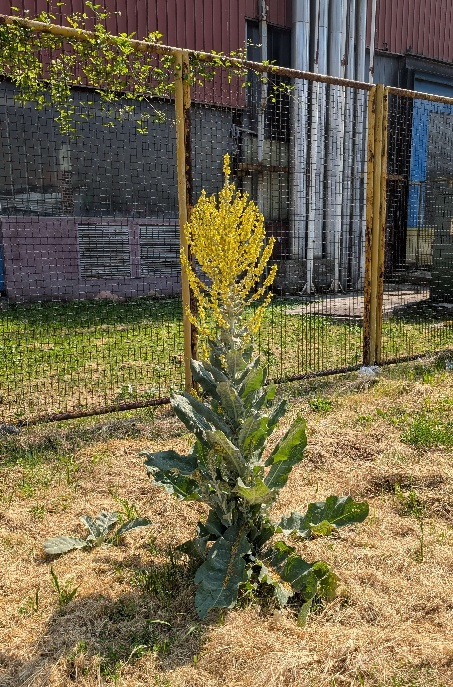
#> input picture DAY 1 - OpenCV/tall_flower.jpg, 453 x 687 px
$ python blurring.py
#> lines starting #> are read from the running program, lines starting #| are printed output that depends on the picture
import os
import cv2

img = cv2.imread('tall_flower.jpg')
#> img is the input picture: shape (687, 453, 3); mean B, G, R 76.6, 105.7, 116.2
if img is None:
    print("Error: Image not found or invalid format!")
    exit()

#normal blur
k_size = 33
img_blur = cv2.blur(img, (k_size, k_size))
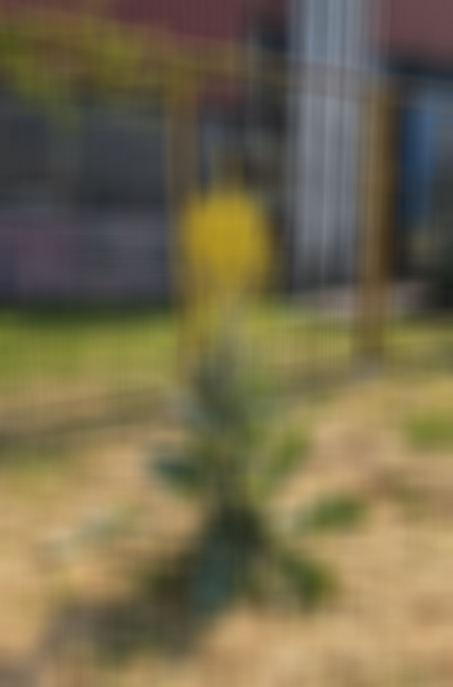
#> img_blur: shape (687, 453, 3); mean B, G, R 76.6, 105.7, 116.2

# gaussian blur
img_gaussian = cv2.GaussianBlur(img, (k_size, k_size), 5) # additional parameter
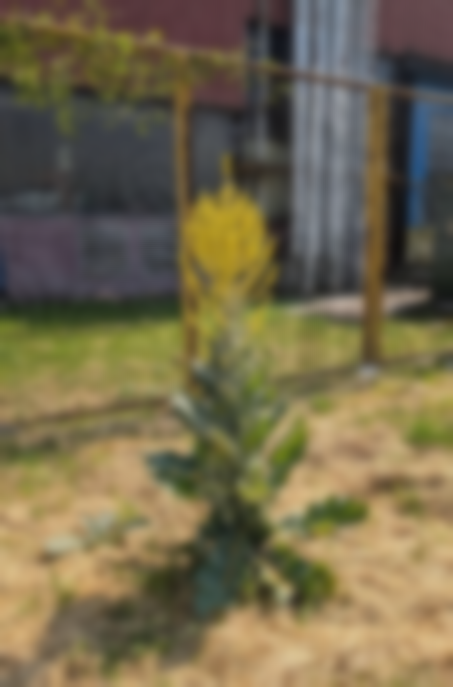
#> img_gaussian: shape (687, 453, 3); mean B, G, R 76.6, 105.7, 116.2

# median blur
img_median = cv2.medianBlur(img, k_size)
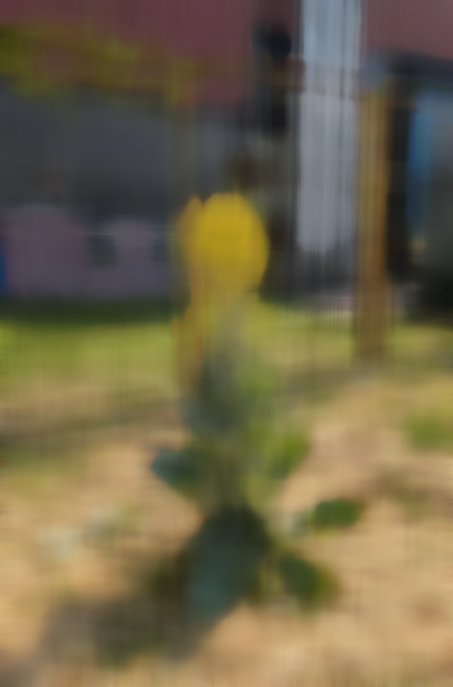
#> img_median: shape (687, 453, 3); mean B, G, R 73.7, 102.8, 113.8

cv2.imshow('image', img)
cv2.imshow('blurred image', img_blur)
cv2.imshow('gaussian blur image', img_gaussian)
cv2.imshow('median blur image', img_median)

cv2.waitKey(0)

$ run again, with DAY 1 - OpenCV/image3.jpg copied over DAY 1 - OpenCV/tall_flower.jpg
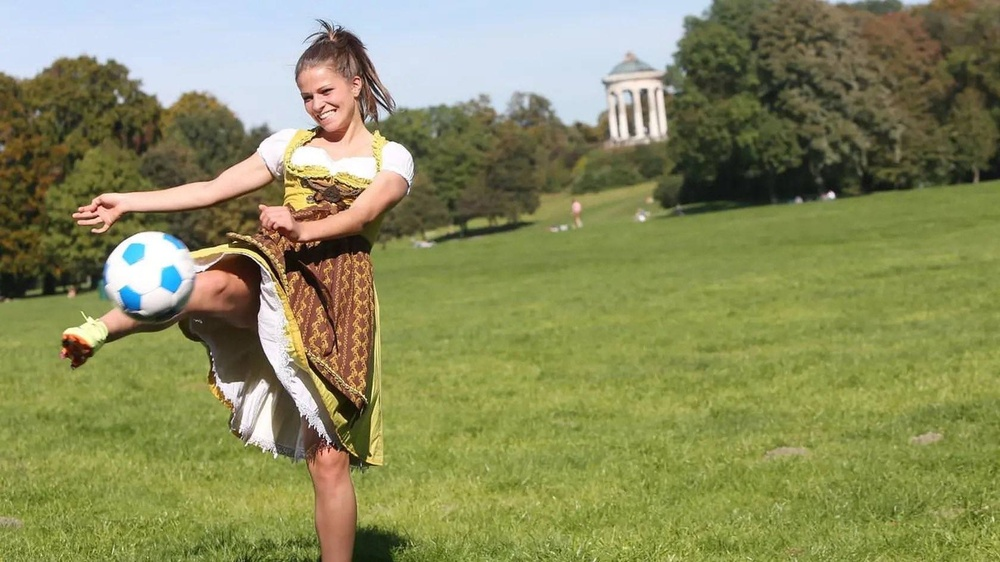
#> input picture DAY 1 - OpenCV/image3.jpg, 1000 x 562 px, shrunk from 1680 x 945 before the run
#> img is the input picture: shape (562, 1000, 3); mean B, G, R 91.8, 139.1, 136.5
#> `img_blur = cv2.blur(img, (k_size, k_size))`:
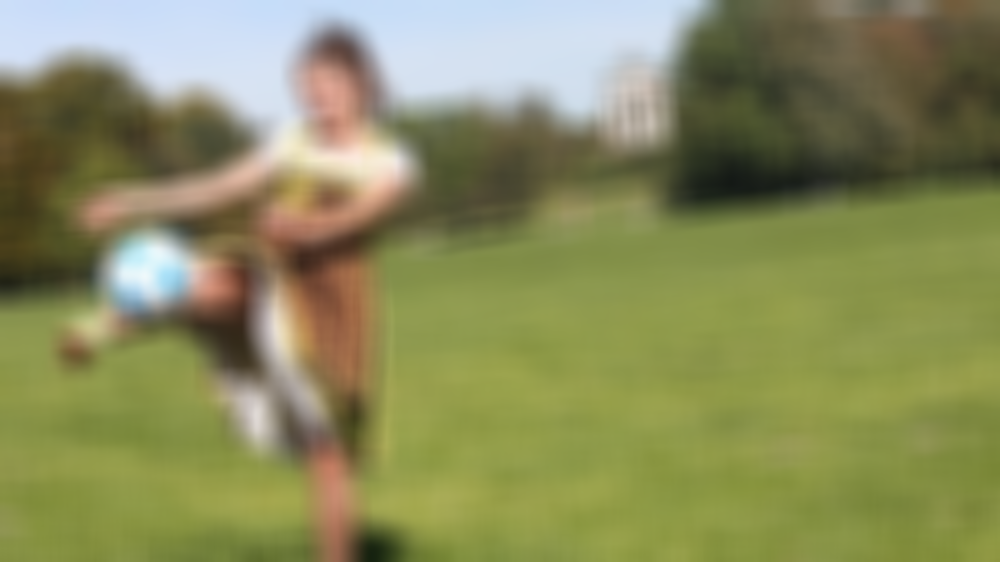
#> img_blur: shape (562, 1000, 3); mean B, G, R 91.8, 139.1, 136.5
#> `img_median = cv2.medianBlur(img, k_size)`:
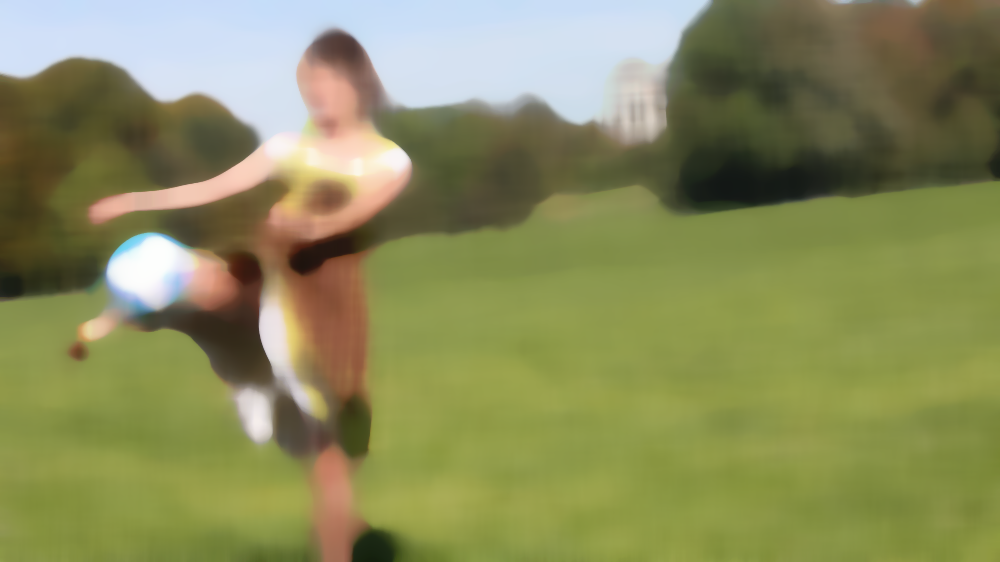
#> img_median: shape (562, 1000, 3); mean B, G, R 91.5, 139.7, 137.1

$ run again, with DAY 1 - OpenCV/rose.jpg copied over DAY 1 - OpenCV/tall_flower.jpg
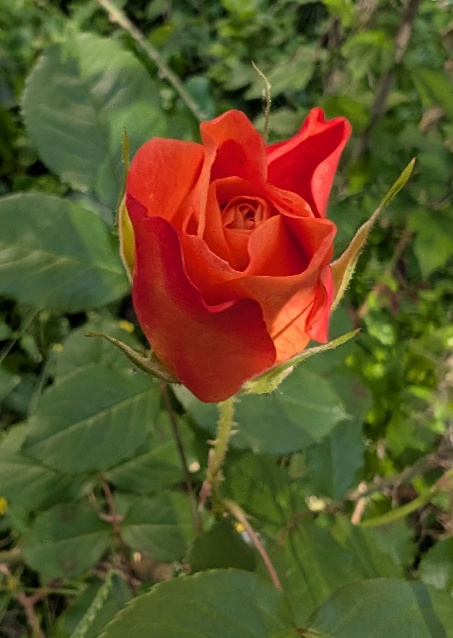
#> input picture DAY 1 - OpenCV/rose.jpg, 453 x 638 px
#> img is the input picture: shape (638, 453, 3); mean B, G, R 40.8, 83.5, 94.4
#> `img_gaussian = cv2.GaussianBlur(img, (k_size, k_size), 5)`:
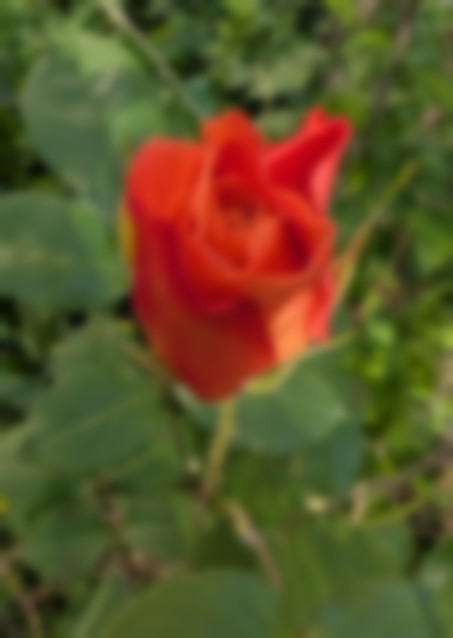
#> img_gaussian: shape (638, 453, 3); mean B, G, R 40.8, 83.5, 94.4
#> `img_median = cv2.medianBlur(img, k_size)`:
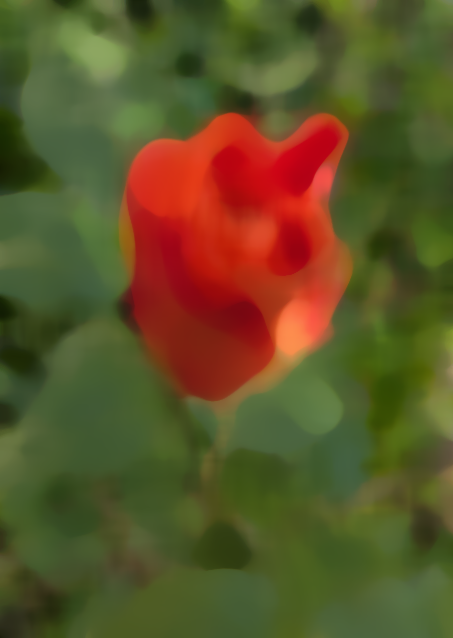
#> img_median: shape (638, 453, 3); mean B, G, R 39.8, 82.9, 93.4

$ run again, with DAY 1 - OpenCV/white_flowers.jpg copied over DAY 1 - OpenCV/tall_flower.jpg
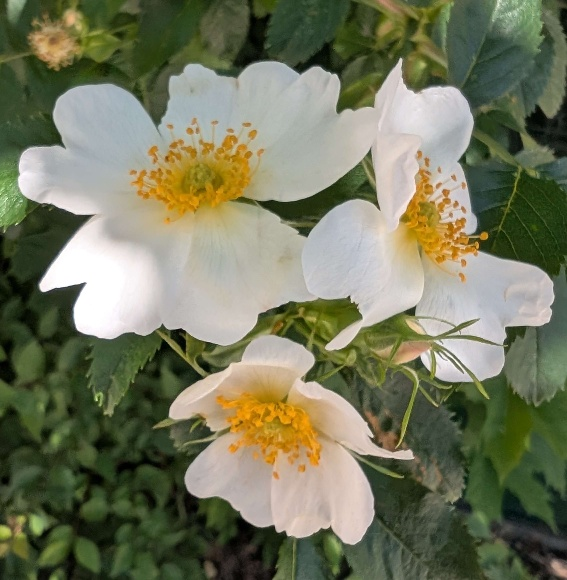
#> input picture DAY 1 - OpenCV/white_flowers.jpg, 567 x 580 px
#> img is the input picture: shape (580, 567, 3); mean B, G, R 93.3, 119.5, 116.6
#> `img_blur = cv2.blur(img, (k_size, k_size))`:
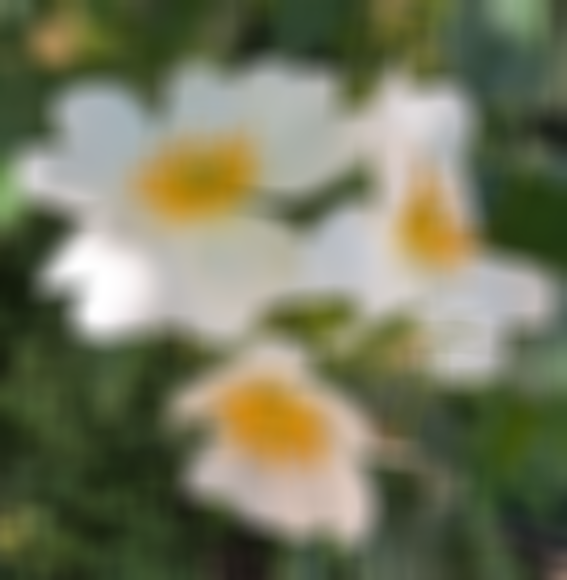
#> img_blur: shape (580, 567, 3); mean B, G, R 93.3, 119.5, 116.6
#> `img_median = cv2.medianBlur(img, k_size)`:
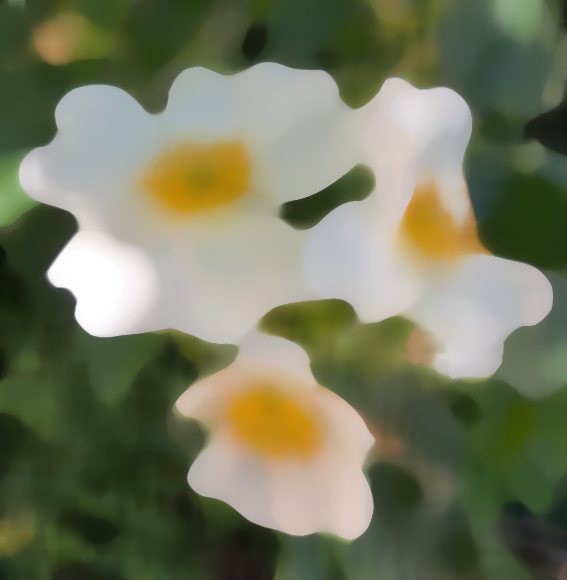
#> img_median: shape (580, 567, 3); mean B, G, R 93.7, 119.9, 116.4
